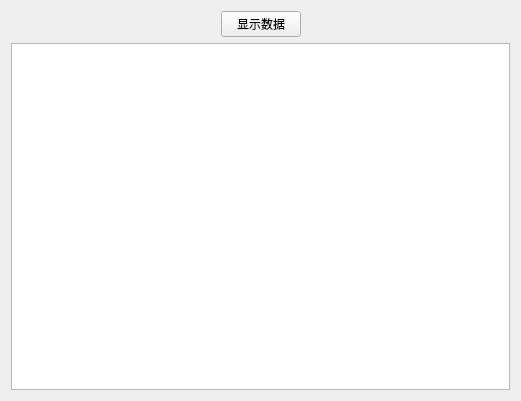
<?xml version="1.0" encoding="UTF-8"?>
<ui version="4.0">
 <class>DisplayEmployeeInfo2</class>
 <widget class="QWidget" name="DisplayEmployeeInfo2">
  <property name="geometry">
   <rect>
    <x>0</x>
    <y>0</y>
    <width>521</width>
    <height>401</height>
   </rect>
  </property>
  <property name="windowTitle">
   <string>DisplayEmployeeInfo2</string>
  </property>
  <layout class="QGridLayout" name="gridLayout">
   <item row="0" column="0">
    <layout class="QHBoxLayout" name="horizontalLayout">
     <item>
      <spacer name="horizontalSpacer">
       <property name="orientation">
        <enum>Qt::Horizontal</enum>
       </property>
       <property name="sizeHint" stdset="0">
        <size>
         <width>40</width>
         <height>20</height>
        </size>
       </property>
      </spacer>
     </item>
     <item>
      <widget class="QPushButton" name="pushButton">
       <property name="text">
        <string>显示数据</string>
       </property>
      </widget>
     </item>
     <item>
      <spacer name="horizontalSpacer_2">
       <property name="orientation">
        <enum>Qt::Horizontal</enum>
       </property>
       <property name="sizeHint" stdset="0">
        <size>
         <width>40</width>
         <height>20</height>
        </size>
       </property>
      </spacer>
     </item>
    </layout>
   </item>
   <item row="1" column="0">
    <widget class="QTableView" name="tableView"/>
   </item>
  </layout>
 </widget>
 <resources/>
 <connections/>
</ui>
